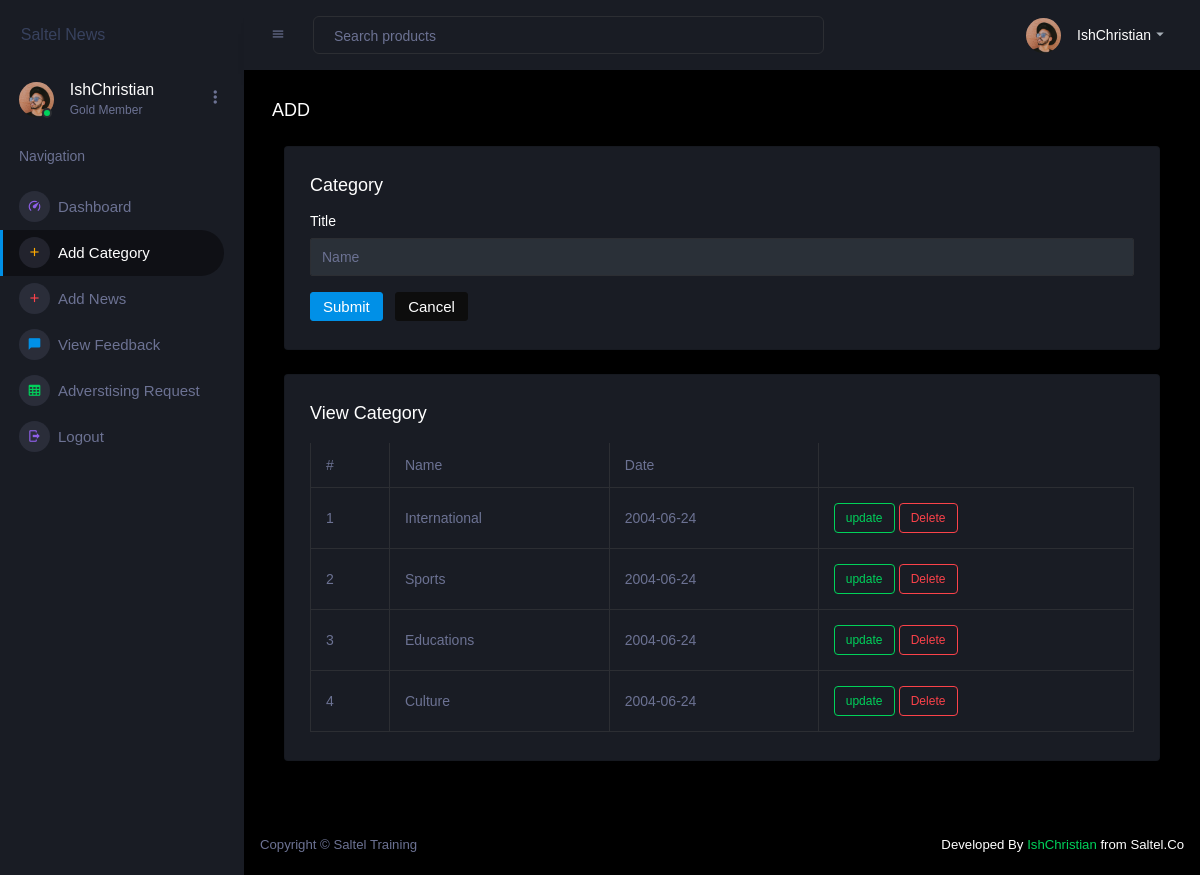
The page /admin/addCategory.php on the database its author committed.
### tables this page shows
CREATE TABLE `category` (
  `id` int(11) NOT NULL,
  `name` varchar(100) DEFAULT NULL,
  `date` date DEFAULT NULL
);

### admin/addCategory.php (the view, shortened to what this page needs)
<!DOCTYPE html>
<html lang="en">
<?php
  include "include/links.php";
  ?>
  </head>
  <body>
    <?php
    include "include/header.php";
    ?>
      <div class="container-fluid page-body-wrapper">
        <?php
        include "include/menu.php";
        ?>
        <div class="main-panel">
          <div class="content-wrapper">
            <div class="page-header">
              <h3 class="page-title"> ADD </h3>
            </div>
              <div class="col-12 grid-margin stretch-card">
                <div class="card">
                  <div class="card-body">
                    <h4 class="card-title">Category</h4>
                    <form action="addCategory.php" method="POST">
                      <div class="form-group">
                        <label for="exampleInputName1">Title</label>
                        <input type="text" class="form-control" name="title" id="exampleInputName1" placeholder="Name">
                      </div>
                      <button type="submit" name="btn" class="btn btn-primary mr-2">Submit</button>
                      <button class="btn btn-dark">Cancel</button>
                    </form>
                  </div>
                </div>
              </div>
              <div class="col-lg-12 grid-margin stretch-card">
                <div class="card">
                  <div class="card-body">
                    <h4 class="card-title">View Category</h4>
                    <div class="table-responsive">
                      <table class="table table-bordered">
                        <thead>
                          <tr>
                            <th> # </th>
                            <th> Name </th>
                            <th> Date </th>
                          </tr>
                        </thead>
                        <tbody>
                          <?php
                          $sql=mysqli_query($con, "SELECT * FROM category");
                          if(mysqli_num_rows($sql)){
                            while($sel=mysqli_fetch_array($sql)){
                              ?>
                              <tr>
                            <td> <?php echo $sel['id'] ?> </td>
                            <td> <?php echo $sel['name'] ?> </td>
                            <td> <?php echo $sel['date'] ?> </td>
                            <td><a href="addCategoryUpdate.php?nid=<?php echo $sel['id'] ?>"><div class="badge badge-outline-success">update</div> </a>   <a href="delete.php?category=category&id=<?php echo $sel['id'] ?>&where=id&action=addCategory.php"><div class="badge badge-outline-danger">Delete</div></a></td>
                          </tr>
                          <?php
                            }
                          }
                          ?>
                        </tbody>
                      </table>
                    </div>
                  </div>
                </div>
              </div>
          </div>
          <?php
          include "include/footer.php";
          ?>
  </body>
</html>

### rows shown on the page
category: id "1", name "International", date "2004-06-24"
category: id "2", name "Sports", date "2004-06-24"
category: id "3", name "Educations", date "2004-06-24"
category: id "4", name "Culture", date "2004-06-24"
